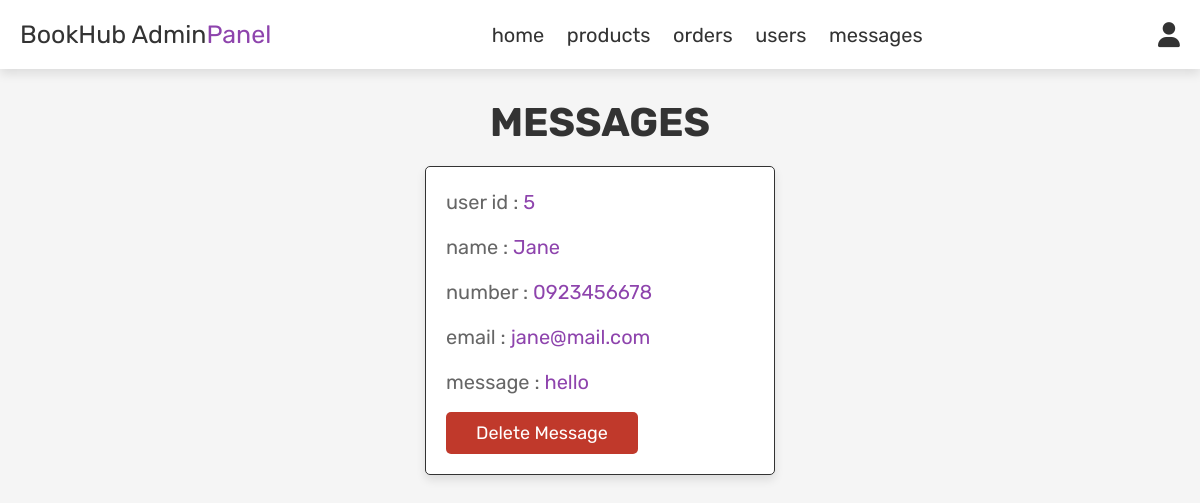
Before: /admin/admin_contacts.php (signed in) with the older database file.
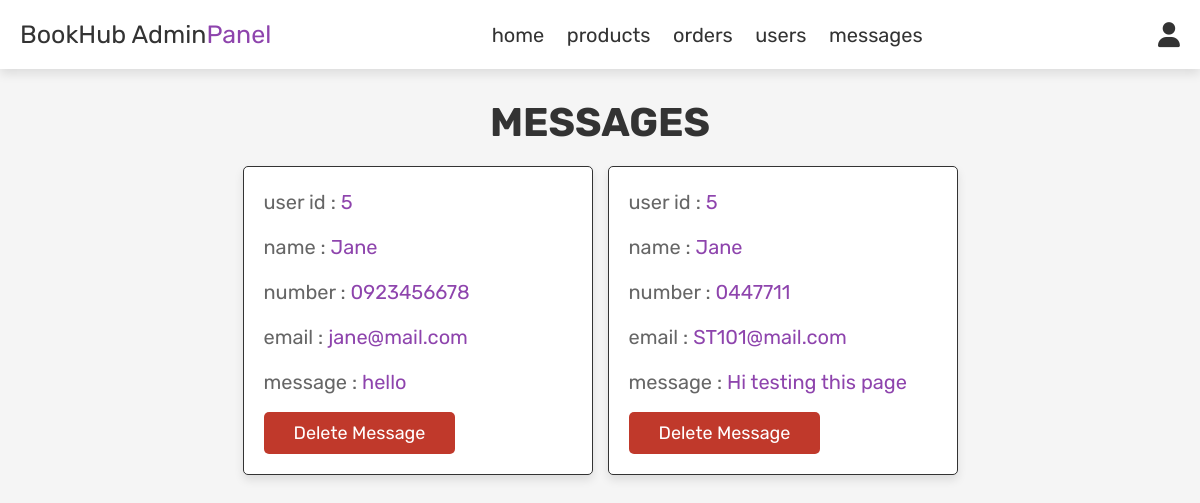
After: the same page with the newer database file.
### tables this page shows
CREATE TABLE `message` (
  `id` int(100) NOT NULL,
  `user_id` int(100) NOT NULL,
  `name` varchar(100) NOT NULL,
  `email` varchar(100) NOT NULL,
  `number` varchar(12) NOT NULL,
  `message` varchar(500) NOT NULL
);

### admin/admin_contacts.php (the view, shortened to what this page needs)
<?php
include '../DBConn.php';
?>
<!DOCTYPE html>
<html lang="en">
<head>
   <link rel="stylesheet" href="https://cdnjs.cloudflare.com/ajax/libs/font-awesome/6.0.0/css/all.min.css">
   <link rel="stylesheet" href="css/admin_style.css">
</head>
<body>
<?php include 'admin_header.php'; ?>
<section class="messages">
   <h1 class="title"> messages </h1>
   <div class="box-container">
   <?php
      $select_message = mysqli_query($conn, "SELECT * FROM `message`") or die('query failed');
      if(mysqli_num_rows($select_message) > 0){
         while($fetch_message = mysqli_fetch_assoc($select_message)){
   ?>
   <div class="box">
      <p> user id : <span><?php echo $fetch_message['user_id']; ?></span> </p>
      <p> name : <span><?php echo $fetch_message['name']; ?></span> </p>
      <p> number : <span><?php echo $fetch_message['number']; ?></span> </p>
      <p> email : <span><?php echo $fetch_message['email']; ?></span> </p>
      <p> message : <span><?php echo $fetch_message['message']; ?></span> </p>
      <a href="admin_contacts.php?delete=<?php echo $fetch_message['id']; ?>" onclick="return confirm('delete this message?');" class="delete-btn">delete message</a>
   </div>
   <?php
      };
   }else{
      echo '<p class="empty">you have no messages!</p>';
   }
   ?>
   </div>
</section>
</body>
</html>

Changed rows visible on the page:
added message: user "5", name "Jane", number "0447711", email "ST101@mail.com", message "Hi testing this page"
